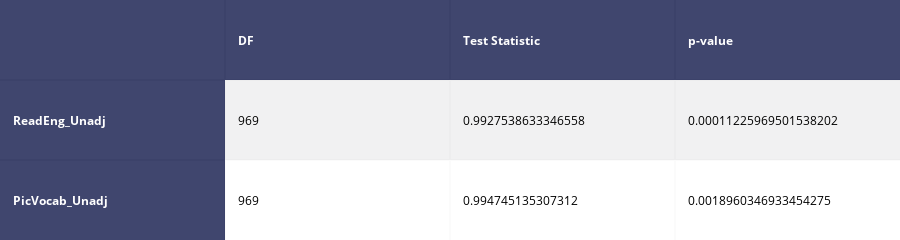

This figure's notebook cell:
### Code cell
# Test for normality
x = data_cog_Lang.ReadEng_Unadj.dropna()
y = data_cog_Lang.PicVocab_Unadj.dropna()

shapiro_results_x = scipy.stats.shapiro(x)
shapiro_results_y = scipy.stats.shapiro(y)

matrix_sw = [
    ['', 'DF', 'Test Statistic', 'p-value'],
    ['ReadEng_Unadj', len(x) - 1, shapiro_results_x[0], shapiro_results_x[1]],
    ['PicVocab_Unadj', len(y) - 1, shapiro_results_y[0], shapiro_results_y[1]]
]

shapiro_table = plotly.figure_factory.create_table(matrix_sw, index=True)
iplot(shapiro_table, filename='shapiro-table')

# Plot distribution
sns.jointplot(x="ReadEng_Unadj", y="PicVocab_Unadj",data=data_cog_Lang.dropna(),kind="reg");

### Figure 1 — Plotly figure (JSON) as saved in the notebook; plotly's stock layout.template omitted (floating-point values rounded to 4 significant figures)
{"data": [{"colorscale": [[0, "#00083e"], [0.5, "#ededee"], [1, "#ffffff"]], "hoverinfo": "none", "opacity": 0.75, "showscale": false, "type": "heatmap", "z": [[0, 0, 0, 0], [0, 0.5, 0.5, 0.5], [0, 1, 1, 1]]}], "layout": {"annotations": [{"align": "left", "font": {"color": "#ffffff"}, "showarrow": false, "text": "<b></b>", "x": -0.45, "xanchor": "left", "xref": "x1", "y": 0, "yref": "y1"}, {"align": "left", "font": {"color": "#ffffff"}, "showarrow": false, "text": "<b>DF</b>", "x": 0.55, "xanchor": "left", "xref": "x1", "y": 0, "yref": "y1"}, {"align": "left", "font": {"color": "#ffffff"}, "showarrow": false, "text": "<b>Test Statistic</b>", "x": 1.55, "xanchor": "left", "xref": "x1", "y": 0, "yref": "y1"}, {"align": "left", "font": {"color": "#ffffff"}, "showarrow": false, "text": "<b>p-value</b>", "x": 2.55, "xanchor": "left", "xref": "x1", "y": 0, "yref": "y1"}, {"align": "left", "font": {"color": "#ffffff"}, "showarrow": false, "text": "<b>ReadEng_Unadj</b>", "x": -0.45, "xanchor": "left", "xref": "x1", "y": 1, "yref": "y1"}, {"align": "left", "font": {"color": "#000000"}, "showarrow": false, "text": "969", "x": 0.55, "xanchor": "left", "xref": "x1", "y": 1, "yref": "y1"}, {"align": "left", "font": {"color": "#000000"}, "showarrow": false, "text": "0.9927538633346558", "x": 1.55, "xanchor": "left", "xref": "x1", "y": 1, "yref": "y1"}, {"align": "left", "font": {"color": "#000000"}, "showarrow": false, "text": "0.00011225969501538202", "x": 2.55, "xanchor": "left", "xref": "x1", "y": 1, "yref": "y1"}, {"align": "left", "font": {"color": "#ffffff"}, "showarrow": false, "text": "<b>PicVocab_Unadj</b>", "x": -0.45, "xanchor": "left", "xref": "x1", "y": 2, "yref": "y1"}, {"align": "left", "font": {"color": "#000000"}, "showarrow": false, "text": "969", "x": 0.55, "xanchor": "left", "xref": "x1", "y": 2, "yref": "y1"}, {"align": "left", "font": {"color": "#000000"}, "showarrow": false, "text": "0.994745135307312", "x": 1.55, "xanchor": "left", "xref": "x1", "y": 2, "yref": "y1"}, {"align": "left", "font": {"color": "#000000"}, "showarrow": false, "text": "0.0018960346933454275", "x": 2.55, "xanchor": "left", "xref": "x1", "y": 2, "yref": "y1"}], "height": 140, "margin": {"b": 0, "l": 0, "r": 0, "t": 0}, "xaxis": {"dtick": 1, "gridwidth": 2, "showticklabels": false, "tick0": -0.5, "ticks": "", "zeroline": false}, "yaxis": {"autorange": "reversed", "dtick": 1, "gridwidth": 2, "showticklabels": false, "tick0": 0.5, "ticks": "", "zeroline": false}}}
